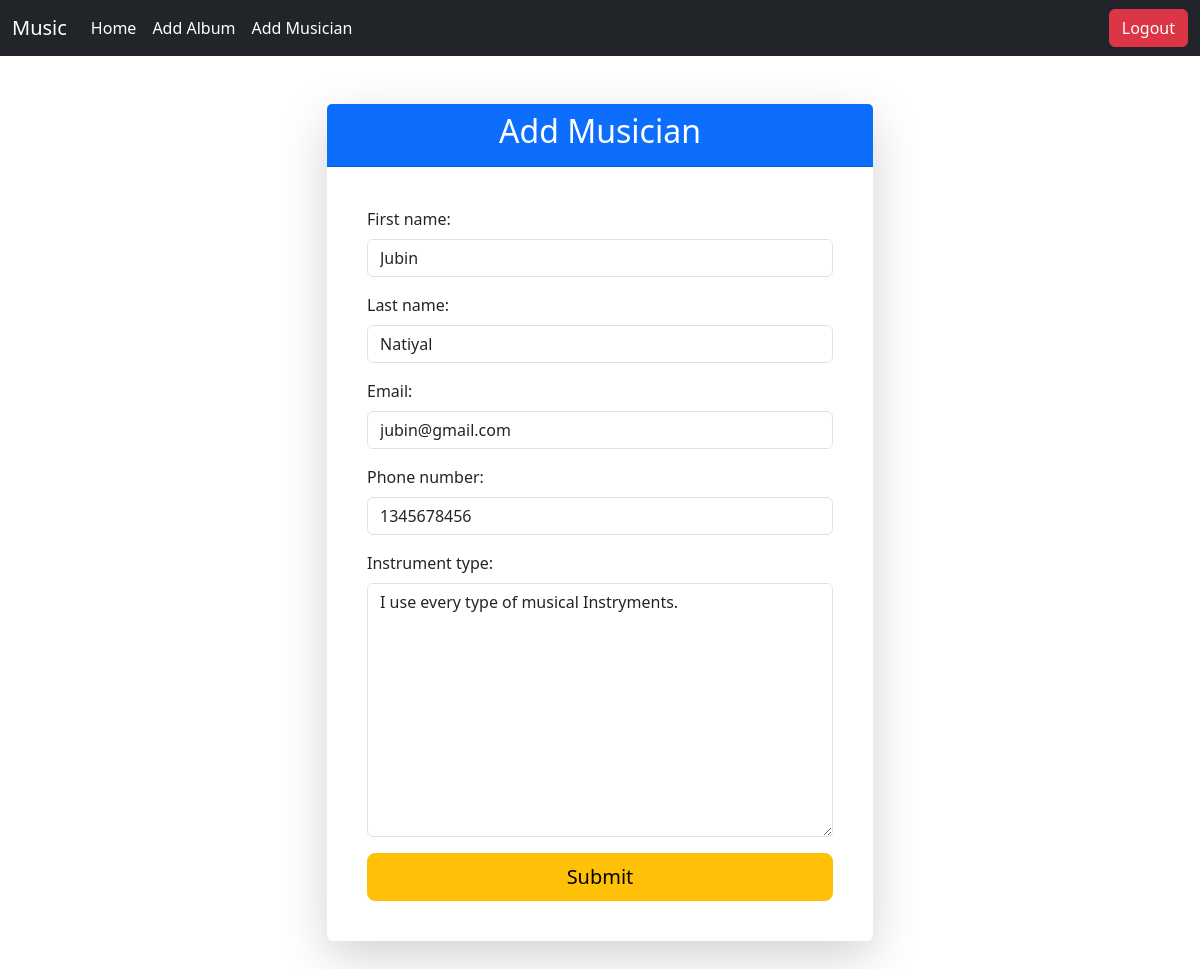
Page /add_musician/edit/2 (signed in) on the committed database.
### musician/models.py (models this page shows, shortened)
class Musician(models.Model):
    first_name = models.CharField(max_length=100)
    last_name = models.CharField(max_length=100)
    email = models.EmailField()
    phone_number = models.IntegerField()
    instrument_type = models.TextField()

### musician/views.py (the view)
# urls.py: path('edit/<int:id>',views.edit_musician,name='edit_musician'),
@login_required
def edit_musician(request,id):
    musician=models.Musician.objects.get(pk=id)
    musician_form=forms.MusicianForm(instance=musician)
    if request.method=='POST':
        musician_form=forms.MusicianForm(request.POST,instance=musician)
        if musician_form.is_valid():
            musician_form.save()
            return redirect("homepage")
    return render(request,'add_musician.html',{'form':musician_form})

### musician/forms.py
class MusicianForm(forms.ModelForm):
    class Meta:
        model=Musician
        fields='__all__'

### musician/templates/add_musician.html (shortened to what this page needs)
{% extends 'index.html' %}
{% load crispy_forms_tags %}
{% load widget_tweaks %}
{% block content %}
<div class="container my-5">
    <div class="row justify-content-center">
        <div class="col-md-6">
            <div class="card shadow-lg border-0">
                <div class="card-header bg-primary text-white text-center">
                    <h2 class="card-title">Add Musician</h2>
                </div>
                <div class="card-body">
                    <form method="post" class="p-4">
                        {% for fm in form %}
                        <div class="mb-3">
                            <label class="form-label">{{ fm.label_tag }}</label>
                            <div>
                                {{ fm|add_class:"form-control"}}
                            </div>
                        </div>
                        {% endfor %}
                        <div class="d-grid">
                            <button class="btn btn-warning btn-lg btn-block">
                                Submit
                            </button>
                        </div>
                    </form>
                </div>
            </div>
        </div>
    </div>
</div>
{% endblock %}

### rows in the picture
Musician: form "Jubin" "Natiyal" "jubin@gmail.com" "1345678456" "I use every type of musical Instryments."

### other values in the picture
{{ fm.label_tag }} "First name:" "Last name:" "Email:" "Phone number:" "Instrument type:"
